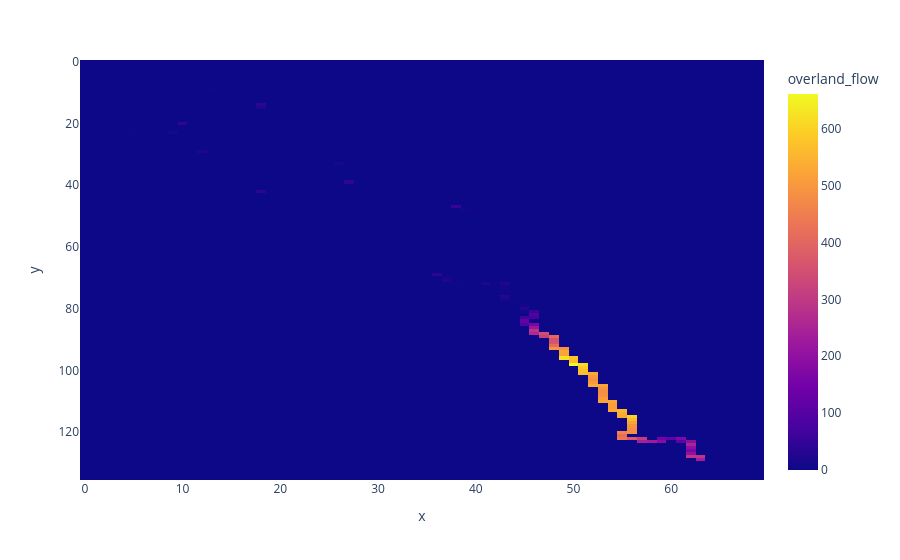

Notebook source saved alongside this figure:
### Code cell
px.imshow(flow_barrier.overland_flow.isel(time=8760*10))

### Figure 1 — Plotly figure (JSON) as saved in the notebook; plotly's stock layout.template omitted (floating-point values rounded to 4 significant figures; data arrays with more than 128 entries replaced by an {"elided": "..."} marker saying what was removed)
{"data": [{"coloraxis": "coloraxis", "hovertemplate": "x: %{x}<br>y: %{y}<br>overland_flow: %{z}<extra></extra>", "name": "0", "type": "heatmap", "x": [0, 1, 2, 3, 4, 5, 6, 7, 8, 9, 10, 11, 12, 13, 14, 15, 16, 17, 18, 19, 20, 21, 22, 23, 24, 25, 26, 27, 28, 29, 30, 31, 32, 33, 34, 35, 36, 37, 38, 39, 40, 41, 42, 43, 44, 45, 46, 47, 48, 49, 50, 51, 52, 53, 54, 55, 56, 57, 58, 59, 60, 61, 62, 63, 64, 65, 66, 67, 68, 69], "xaxis": "x", "y": {"elided": "136 int values"}, "yaxis": "y", "z": {"elided": "136x70 float values"}}], "layout": {"coloraxis": {"colorbar": {"title": {"text": "overland_flow"}}, "colorscale": [[0, "#0d0887"], [0.1111, "#46039f"], [0.2222, "#7201a8"], [0.3333, "#9c179e"], [0.4444, "#bd3786"], [0.5556, "#d8576b"], [0.6667, "#ed7953"], [0.7778, "#fb9f3a"], [0.8889, "#fdca26"], [1, "#f0f921"]]}, "margin": {"t": 60}, "xaxis": {"anchor": "y", "domain": [0, 1], "title": {"text": "x"}}, "yaxis": {"anchor": "x", "autorange": "reversed", "domain": [0, 1], "title": {"text": "y"}}}}
